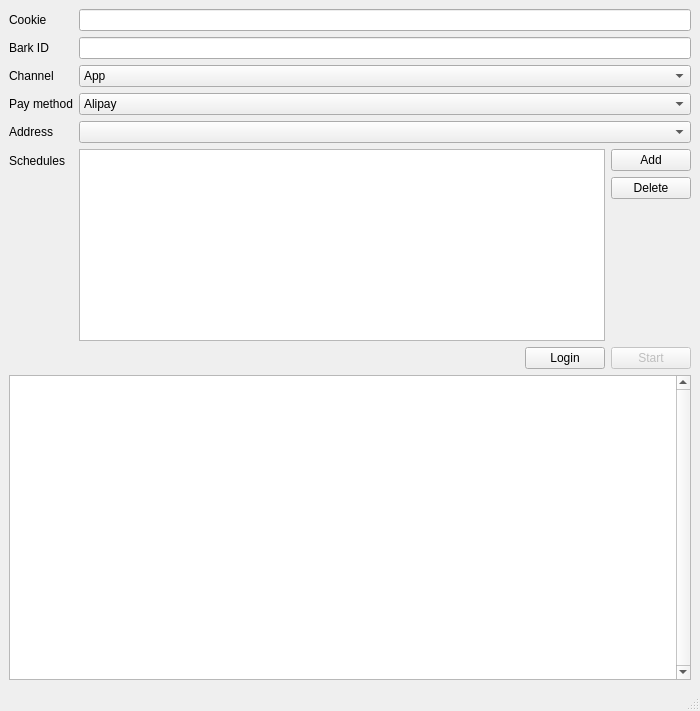
<?xml version="1.0" encoding="UTF-8"?>
<ui version="4.0">
 <class>MainWindow</class>
 <widget class="QMainWindow" name="MainWindow">
  <property name="geometry">
   <rect>
    <x>0</x>
    <y>0</y>
    <width>700</width>
    <height>711</height>
   </rect>
  </property>
  <property name="windowTitle">
   <string>DDShop CPP</string>
  </property>
  <widget class="QWidget" name="centralwidget">
   <layout class="QVBoxLayout" name="verticalLayout_3">
    <item>
     <layout class="QFormLayout" name="formLayout">
      <item row="0" column="0">
       <widget class="QLabel" name="label">
        <property name="text">
         <string>Cookie</string>
        </property>
       </widget>
      </item>
      <item row="0" column="1">
       <widget class="QLineEdit" name="editCookie"/>
      </item>
      <item row="1" column="0">
       <widget class="QLabel" name="label_2">
        <property name="text">
         <string>Bark ID</string>
        </property>
       </widget>
      </item>
      <item row="1" column="1">
       <widget class="QLineEdit" name="editBarkId"/>
      </item>
      <item row="2" column="0">
       <widget class="QLabel" name="label_3">
        <property name="text">
         <string>Channel</string>
        </property>
       </widget>
      </item>
      <item row="2" column="1">
       <widget class="QComboBox" name="comboChannel">
        <item>
         <property name="text">
          <string>App</string>
         </property>
        </item>
        <item>
         <property name="text">
          <string>Applet</string>
         </property>
        </item>
       </widget>
      </item>
      <item row="3" column="0">
       <widget class="QLabel" name="label_4">
        <property name="text">
         <string>Pay method</string>
        </property>
       </widget>
      </item>
      <item row="3" column="1">
       <widget class="QComboBox" name="comboPay">
        <item>
         <property name="text">
          <string>Alipay</string>
         </property>
        </item>
        <item>
         <property name="text">
          <string>Wechat</string>
         </property>
        </item>
       </widget>
      </item>
      <item row="4" column="0">
       <widget class="QLabel" name="label_5">
        <property name="text">
         <string>Address</string>
        </property>
       </widget>
      </item>
      <item row="4" column="1">
       <widget class="QComboBox" name="comboAddress"/>
      </item>
      <item row="5" column="0">
       <widget class="QLabel" name="label_6">
        <property name="text">
         <string>Schedules</string>
        </property>
       </widget>
      </item>
      <item row="5" column="1">
       <layout class="QHBoxLayout" name="horizontalLayout_2">
        <item>
         <widget class="QListWidget" name="listSched"/>
        </item>
        <item>
         <layout class="QVBoxLayout" name="verticalLayout_2">
          <item>
           <widget class="QPushButton" name="btnAdd">
            <property name="text">
             <string>Add</string>
            </property>
           </widget>
          </item>
          <item>
           <widget class="QPushButton" name="btnDelete">
            <property name="text">
             <string>Delete</string>
            </property>
           </widget>
          </item>
          <item>
           <spacer name="verticalSpacer">
            <property name="orientation">
             <enum>Qt::Vertical</enum>
            </property>
            <property name="sizeHint" stdset="0">
             <size>
              <width>20</width>
              <height>40</height>
             </size>
            </property>
           </spacer>
          </item>
         </layout>
        </item>
       </layout>
      </item>
     </layout>
    </item>
    <item>
     <layout class="QGridLayout" name="gridLayout" columnstretch="0,0">
      <property name="sizeConstraint">
       <enum>QLayout::SetDefaultConstraint</enum>
      </property>
      <item row="0" column="1">
       <layout class="QHBoxLayout" name="horizontalLayout">
        <item>
         <spacer name="horizontalSpacer">
          <property name="orientation">
           <enum>Qt::Horizontal</enum>
          </property>
          <property name="sizeHint" stdset="0">
           <size>
            <width>40</width>
            <height>20</height>
           </size>
          </property>
         </spacer>
        </item>
        <item>
         <widget class="QPushButton" name="btnLogin">
          <property name="text">
           <string>Login</string>
          </property>
         </widget>
        </item>
        <item>
         <widget class="QPushButton" name="btnStart">
          <property name="enabled">
           <bool>false</bool>
          </property>
          <property name="text">
           <string>Start</string>
          </property>
         </widget>
        </item>
       </layout>
      </item>
     </layout>
    </item>
    <item>
     <layout class="QVBoxLayout" name="verticalLayout">
      <item>
       <widget class="QTextEdit" name="textLog">
        <property name="font">
         <font>
          <pointsize>10</pointsize>
         </font>
        </property>
        <property name="verticalScrollBarPolicy">
         <enum>Qt::ScrollBarAlwaysOn</enum>
        </property>
        <property name="readOnly">
         <bool>true</bool>
        </property>
       </widget>
      </item>
     </layout>
    </item>
   </layout>
  </widget>
  <widget class="QMenuBar" name="menubar">
   <property name="geometry">
    <rect>
     <x>0</x>
     <y>0</y>
     <width>700</width>
     <height>21</height>
    </rect>
   </property>
  </widget>
  <widget class="QStatusBar" name="statusbar"/>
 </widget>
 <resources/>
 <connections/>
</ui>
